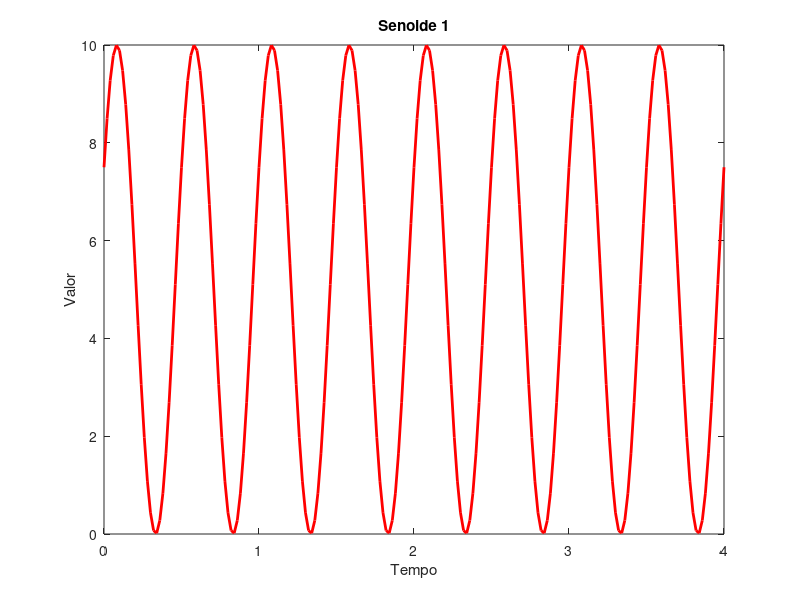
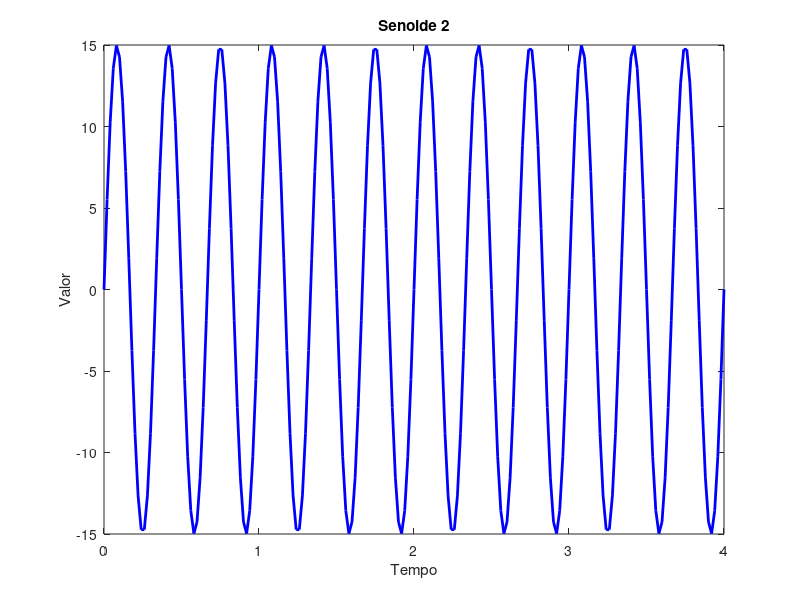
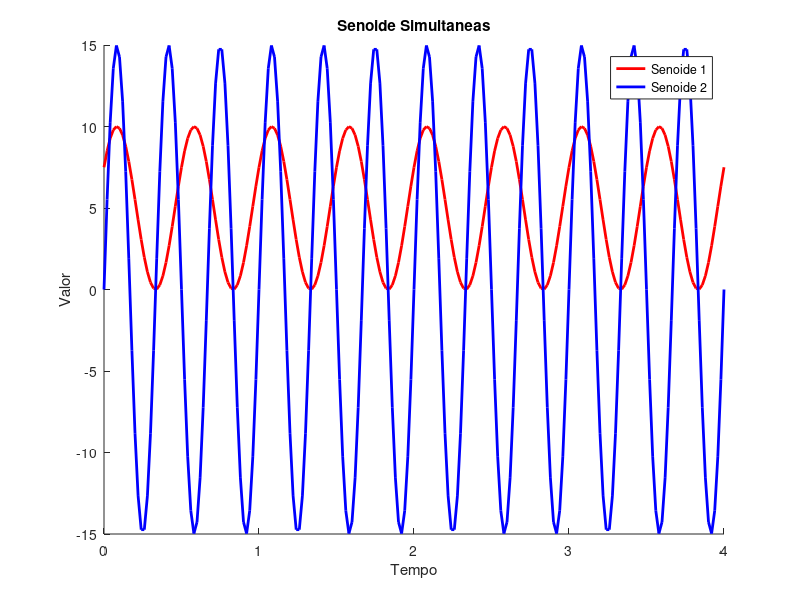

Here is the MATLAB script that generated these plots, in order:
% Aluno: Gustavo Rodrigues Bassaco
% RA: 2207206

%%Crie um código em Matlab (com comentários explicando todas as
% etapas) que gera um gráfico de duas funções senoidais no tempo 
% f(t): 
% 1) Amplitude = 5, deslocamento vertical = 5, frequência = 2 
% ciclos por segundo, defasagem = 30 graus.  

deslocamento1 = 5; % deslocamento vertical
Amplitude1 = 5;    % amplitde
phi1 = pi/6;       % defasagem
freq1 = 2;         % frequendia 2Hz
t = 0:0.02:4;      % eixo do tempo

% senoide 1
p1 = deslocamento1 + Amplitude1*sin(2*pi*freq1*t + phi1);
figure
% plota a senoide 1
plot(t, p1, 'r', 'linew', 2)
title('Senoide 1')
xlabel('Tempo')
ylabel('Valor')

%%
% 2) Amplitude = 15, deslocamento vertical = 0, frequência = 3
% ciclos por segundo, defasagem = 0 graus. O gráfico deve ter 
% pelo menos 3 segundos. 

Amplitude2 = 15;   % Amplitude
freq2 = 3;         % frequencia 3Hz
t = 0:0.02:4;      % eixo do tempo

% senoide 2
p2 = Amplitude2*sin(2*pi*freq2*t +0);

figure
% plota senoide 2
plot(t, p2, 'b', 'linew', 2)
title('Senoide 2')
xlabel('Tempo')
ylabel('Valor')

%% 
% Plotar os dois graficos simultâneos:

figure
hold all
plot(t, p1, 'r', 'linew', 2)
plot(t, p2, 'b', 'linew', 2)
title('Senoide Simultaneas')
xlabel('Tempo')
ylabel('Valor')
legend('Senoide 1', 'Senoide 2')

